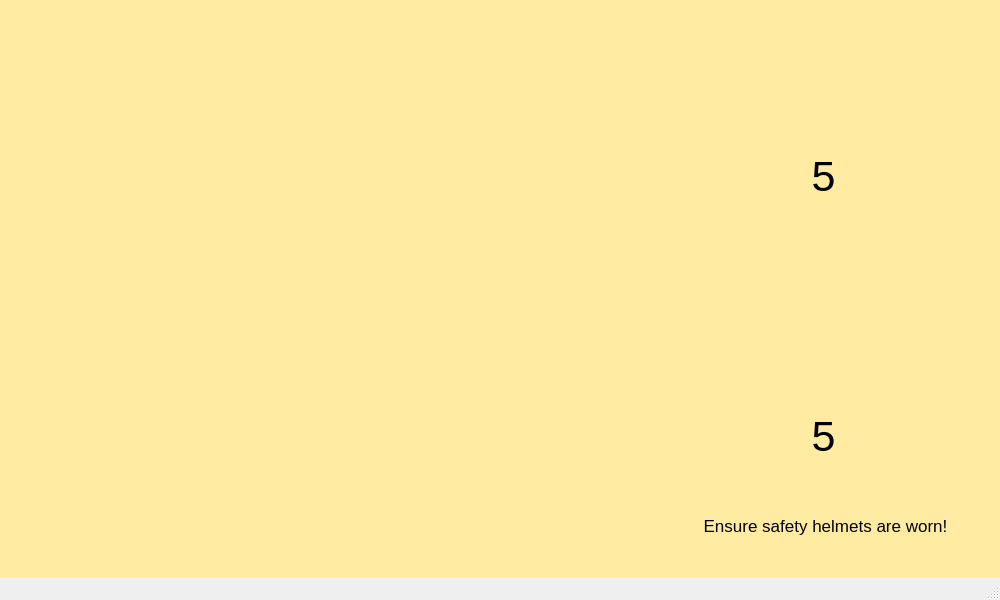
<?xml version="1.0" encoding="UTF-8"?>
<ui version="4.0">
 <class>MainWindow</class>
 <widget class="QMainWindow" name="MainWindow">
  <property name="geometry">
   <rect>
    <x>0</x>
    <y>0</y>
    <width>1000</width>
    <height>600</height>
   </rect>
  </property>
  <property name="minimumSize">
   <size>
    <width>1000</width>
    <height>600</height>
   </size>
  </property>
  <property name="maximumSize">
   <size>
    <width>1000</width>
    <height>600</height>
   </size>
  </property>
  <property name="windowTitle">
   <string>MainWindow</string>
  </property>
  <widget class="QWidget" name="centralwidget">
   <widget class="QLabel" name="background">
    <property name="geometry">
     <rect>
      <x>-100</x>
      <y>-70</y>
      <width>1171</width>
      <height>781</height>
     </rect>
    </property>
    <property name="styleSheet">
     <string notr="true">background:rgb(255, 235, 162)</string>
    </property>
    <property name="text">
     <string/>
    </property>
   </widget>
   <widget class="QLabel" name="helmet_image">
    <property name="geometry">
     <rect>
      <x>770</x>
      <y>31</y>
      <width>111</width>
      <height>121</height>
     </rect>
    </property>
    <property name="text">
     <string/>
    </property>
    <property name="pixmap">
     <pixmap resource="resources.qrc">:/helmet/helmet.png</pixmap>
    </property>
    <property name="scaledContents">
     <bool>true</bool>
    </property>
    <property name="wordWrap">
     <bool>false</bool>
    </property>
   </widget>
   <widget class="QLabel" name="head_image">
    <property name="geometry">
     <rect>
      <x>770</x>
      <y>291</y>
      <width>111</width>
      <height>101</height>
     </rect>
    </property>
    <property name="text">
     <string/>
    </property>
    <property name="pixmap">
     <pixmap resource="resources.qrc">:/head/man-hair.png</pixmap>
    </property>
    <property name="scaledContents">
     <bool>true</bool>
    </property>
   </widget>
   <widget class="QLabel" name="helmet_count">
    <property name="geometry">
     <rect>
      <x>790</x>
      <y>151</y>
      <width>67</width>
      <height>51</height>
     </rect>
    </property>
    <property name="font">
     <font>
      <pointsize>32</pointsize>
     </font>
    </property>
    <property name="text">
     <string>5</string>
    </property>
    <property name="textFormat">
     <enum>Qt::AutoText</enum>
    </property>
    <property name="scaledContents">
     <bool>false</bool>
    </property>
    <property name="alignment">
     <set>Qt::AlignCenter</set>
    </property>
   </widget>
   <widget class="QLabel" name="head_count">
    <property name="geometry">
     <rect>
      <x>790</x>
      <y>411</y>
      <width>67</width>
      <height>51</height>
     </rect>
    </property>
    <property name="font">
     <font>
      <pointsize>32</pointsize>
     </font>
    </property>
    <property name="text">
     <string>5</string>
    </property>
    <property name="textFormat">
     <enum>Qt::AutoText</enum>
    </property>
    <property name="scaledContents">
     <bool>false</bool>
    </property>
    <property name="alignment">
     <set>Qt::AlignCenter</set>
    </property>
   </widget>
   <widget class="QLabel" name="warning_label">
    <property name="geometry">
     <rect>
      <x>680</x>
      <y>510</y>
      <width>291</width>
      <height>31</height>
     </rect>
    </property>
    <property name="font">
     <font>
      <pointsize>13</pointsize>
      <italic>false</italic>
      <bold>false</bold>
      <underline>false</underline>
      <strikeout>false</strikeout>
     </font>
    </property>
    <property name="styleSheet">
     <string notr="true"/>
    </property>
    <property name="text">
     <string>Ensure safety helmets are worn!</string>
    </property>
    <property name="alignment">
     <set>Qt::AlignCenter</set>
    </property>
   </widget>
   <widget class="QLabel" name="webcam_label">
    <property name="geometry">
     <rect>
      <x>30</x>
      <y>-30</y>
      <width>640</width>
      <height>640</height>
     </rect>
    </property>
    <property name="minimumSize">
     <size>
      <width>640</width>
      <height>640</height>
     </size>
    </property>
    <property name="maximumSize">
     <size>
      <width>640</width>
      <height>640</height>
     </size>
    </property>
    <property name="text">
     <string/>
    </property>
    <property name="scaledContents">
     <bool>false</bool>
    </property>
   </widget>
  </widget>
  <widget class="QMenuBar" name="menubar">
   <property name="geometry">
    <rect>
     <x>0</x>
     <y>0</y>
     <width>1000</width>
     <height>22</height>
    </rect>
   </property>
  </widget>
  <widget class="QStatusBar" name="statusbar"/>
 </widget>
 <resources>
  <include location="resources.qrc"/>
 </resources>
 <connections/>
</ui>
